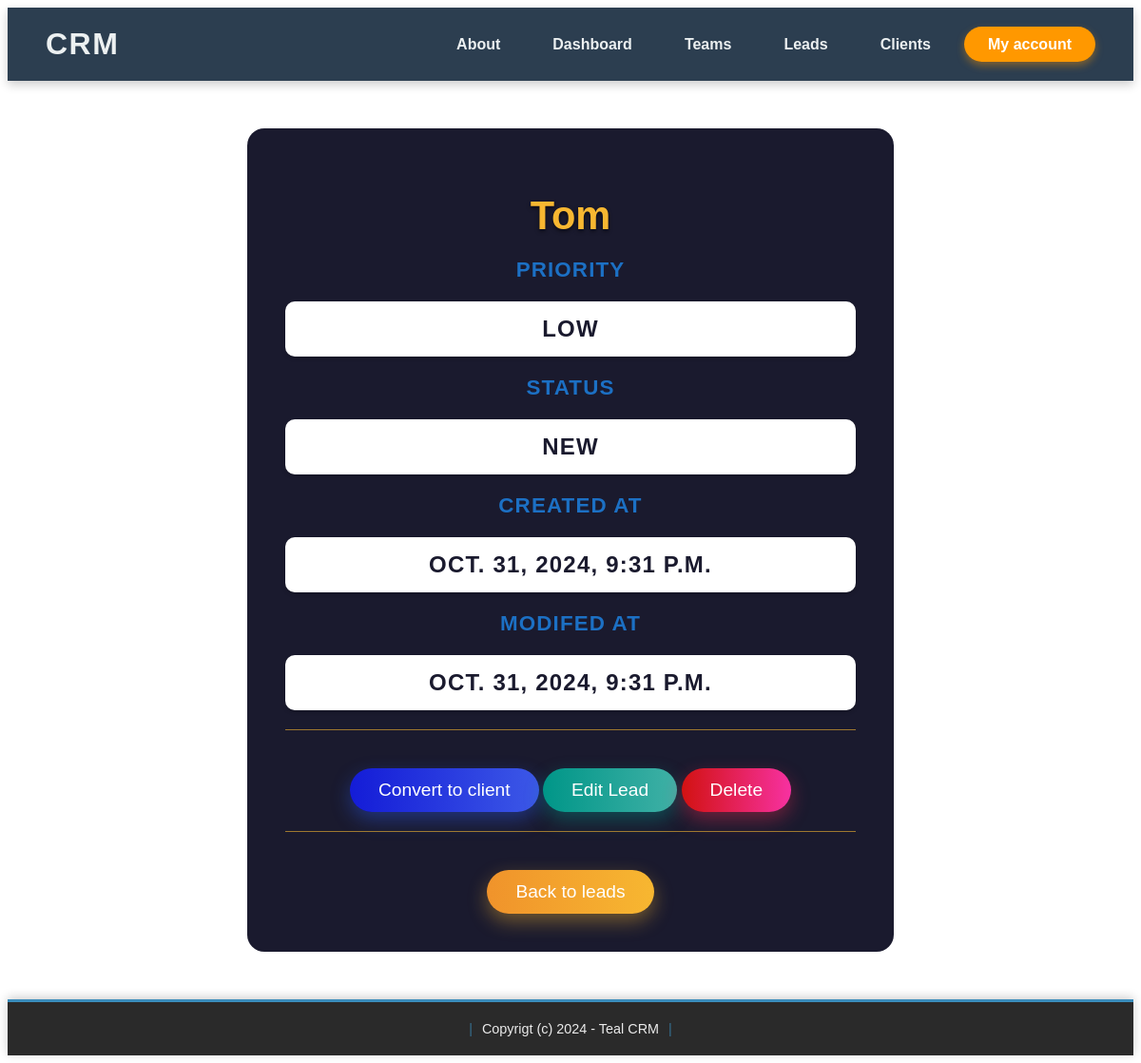
The page /leads_detail/1/ (signed in) on the database as committed earlier.
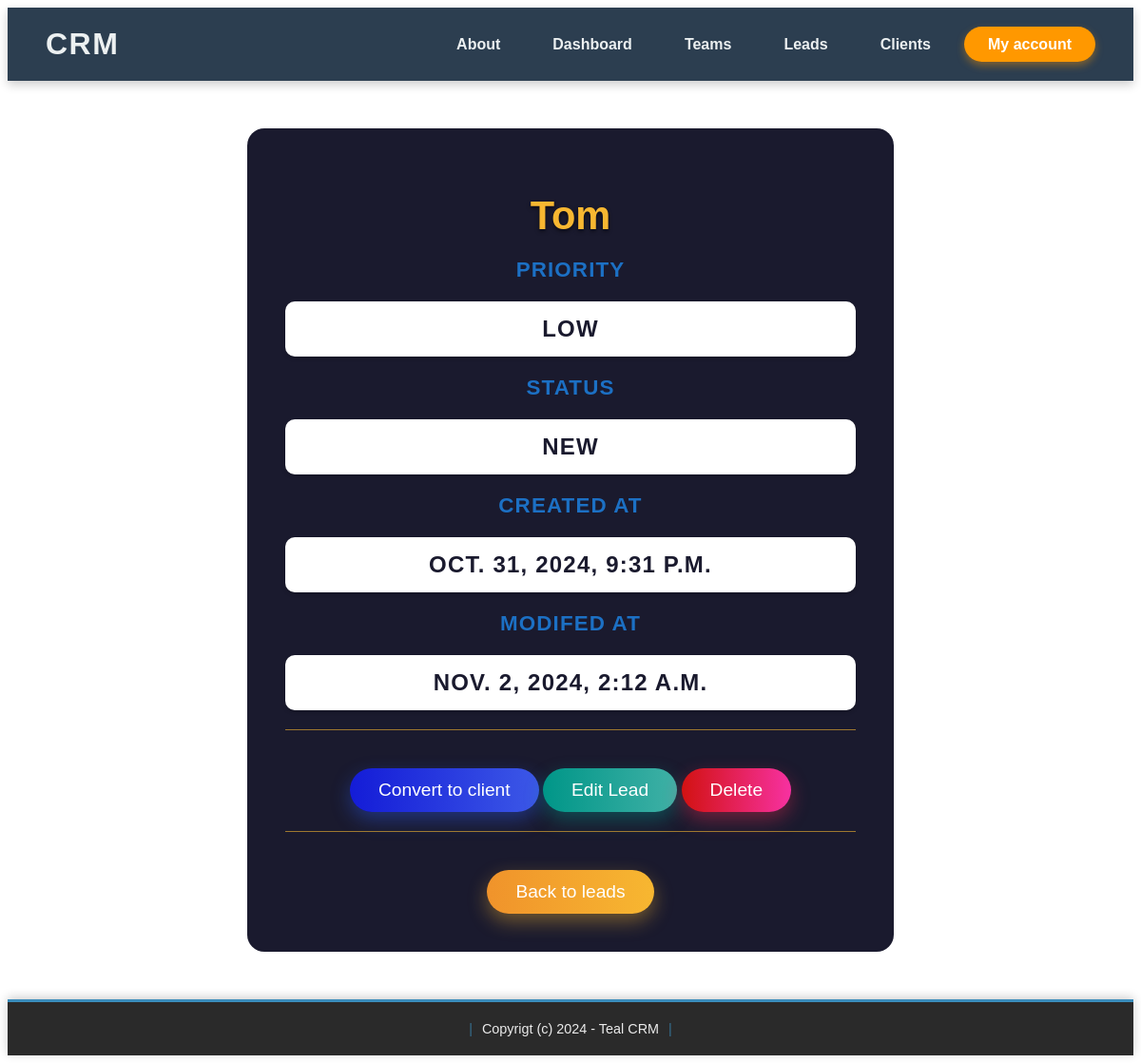
The same page on the database as committed later.
### catalog/models.py (models this page shows, shortened)
class Lead(models.Model):
    LOW = 'low'
    MEDIUM = 'medium'
    HIGH = 'high'
    CHOICES_PRIORITY = (
        (LOW, 'Low'),
        (MEDIUM, 'Medium'),
        (HIGH, 'High'),
    )
    NEW = 'new'
    CONTACTED = 'contacted'
    WON = 'won'
    LOST = 'lost'
    CHOICES_STATUS = (
        (NEW, 'New'),
        (CONTACTED, 'Contacted'),
        (WON, 'Won'),
        (LOST, 'Lost'),
    )
    team = models.ForeignKey(Team, related_name='leads', on_delete=models.CASCADE, null=True)
    name = models.CharField(max_length=255)
    email = models.EmailField()
    description = models.TextField(blank=True, null=True)
    priority = models.CharField(max_length=10, choices=CHOICES_PRIORITY, default=MEDIUM)
    status = models.CharField(max_length=10, choices=CHOICES_STATUS, default=NEW)
    converted_to_client = models.BooleanField(default=False)
    created_by = models.ForeignKey(User, related_name='clients', on_delete=models.CASCADE)
    created_at = models.DateTimeField(auto_now_add=True)
    modified_at = models.DateTimeField(auto_now=True)
    class Meta:
        ordering = ('name', )

### catalog/views.py (the view)
# urls.py: path('leads_detail/<int:id>/', views.leads_detail, name='leads_detail'),
@login_required
def leads_detail(request, id):
    lead = Lead.objects.get(id=id)
    data = {'lead': lead}
    return render(request, 'lead/leads_detail.html', data)

### templates/lead/leads_detail.html (shortened to what this page needs)
{% extends 'base.html' %}
{% load static %}
{% block head %}
    <link rel="stylesheet" href="{% static 'base.css' %}">
    <link rel="stylesheet" href="{% static 'leads_details.css' %}">
{% endblock %}
{% block content %}
<div class="lead-card">
    <h1>{{ lead.name }}</h1>
    <p>Priority</p>
    <p class="value">{{ lead.get_priority_display }}</p>
    <p>Status</p>
    <p class="value">{{ lead.get_status_display }}</p>
    <p>Created at</p>
    <p class="value">{{ lead.created_at }}</p>
    <p>Modifed at</p>
    <p class="value">{{ lead.modified_at }}</p>
    <hr>
    <a class="convert" href="{% url 'convert_lead' lead.id %}">Convert to client</a>
    <a class="edit" href="{% url 'leads_edit' lead.id %}">Edit Lead</a>
    <a class="delete" href="{% url 'leads_delete' lead.id %}">Delete</a>
    <hr>
    <a class="back" href="{% url 'leads_list' %}">Back to leads</a>
</div>
{% endblock %}

Rows that differ between the two databases and show on the page:
changed Lead "Tom": modified_at "OCT. 31, 2024, 9:31 P.M." → "NOV. 2, 2024, 2:12 A.M."
